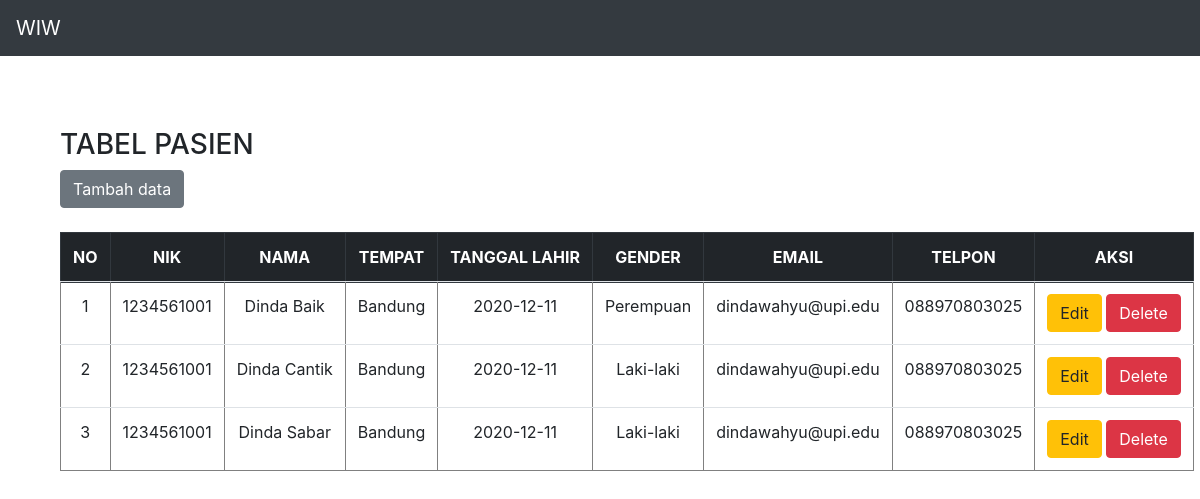
The page / on the database its author committed.
### tables this page shows
CREATE TABLE `pasien` (
  `id` int(11) NOT NULL,
  `nik` varchar(100) NOT NULL,
  `nama` varchar(100) NOT NULL,
  `tempat` varchar(100) NOT NULL,
  `tl` varchar(100) NOT NULL,
  `gender` varchar(10) NOT NULL,
  `email` varchar(100) NOT NULL,
  `telp` varchar(100) NOT NULL
);

### presenter/ProsesPasien.php (called while the page is built, shortened)
<?php
class ProsesPasien implements KontrakPresenter
{
	private $tabelpasien;
	private $data = [];
	function __construct()
	{
		try {
			$db_host = "localhost";
			$db_user = "root";
			$db_password = "";
			$db_name = "pasien";
			$this->tabelpasien = new TabelPasien($db_host, $db_user, $db_password, $db_name);
			$this->data = array();
		} catch (Exception $e) {
			echo "wiw error" . $e->getMessage();
		}
	}
	function prosesDataPasien()
	{
		try {
			$this->tabelpasien->open();
			$this->tabelpasien->getPasien();
			while ($row = $this->tabelpasien->getResult()) {
				$this->data[] = $row;
			}
		} catch (Exception $e) {
			echo "wiw error part 2" . $e->getMessage();
		}
	}
	function getId($i)
	{
		return $this->data[$i]['id'];
	}
	function getNik($i)
	{
		return $this->data[$i]['nik'];
	}
	function getNama($i)
	{
		return $this->data[$i]['nama'];
	}
	function getTempat($i)
	{
		return $this->data[$i]['tempat'];
	}
	function getTl($i)
	{
		return $this->data[$i]['tl'];
	}
	function getGender($i)
	{
		return $this->data[$i]['gender'];
	}
	function getEmail($i)
	{
		return $this->data[$i]['email'];
	}
	function getTelp($i)
	{
		return $this->data[$i]['telp'];
	}
	function getSize()
	{
		return sizeof($this->data);
	}
}

### index.php (called while the page is built, shortened)
<?php
include("model/Template.class.php");
include("model/DB.class.php");
include("view/TampilPasien.php");
$tp = new TampilPasien();
$data = $tp->tampil();

### model/DB.class.php (called while the page is built, shortened)
<?php
class DB
{
	var $db_host = '';
	var $db_user = '';
	var $db_password = '';
	var $db_name = '';
	var $db_link = '';
	function __construct($db_host = '', $db_user = '', $db_password = '', $db_name = '')
	{
		$this->db_host = $db_host;
		$this->db_user = $db_user;
		$this->db_password = $db_password;
		$this->db_name = $db_name;
	}
	function open()
	{
		$this->db_link = mysqli_connect($this->db_host, $this->db_user, $this->db_password, $this->db_name);
	}
	function execute($query = "")
	{
		$this->result = mysqli_query($this->db_link, $query);
		return $this->result;
	}
}

### model/TabelPasien.class.php (called while the page is built, shortened)
<?php
class TabelPasien extends DB
{
	function getPasien()
	{
		$query = "SELECT * FROM pasien";
		return $this->execute($query);
	}
}

### view/TampilPasien.php (the view, shortened to what this page needs)
<?php
include("presenter/ProsesPasien.php");
class TampilPasien implements KontrakView
{
	private $prosespasien;
	function __construct()
	{
		$this->prosespasien = new ProsesPasien();
	}
	function tampil()
	{
		$this->prosespasien->prosesDataPasien();
		$data = null;
		for ($i = 0; $i < $this->prosespasien->getSize(); $i++) {
			$no = $i + 1;
			$data .= "<tr>
			<td>" . $no . "</td>
			<td>" . $this->prosespasien->getNik($i) . "</td>
			<td>" . $this->prosespasien->getNama($i) . "</td>
			<td>" . $this->prosespasien->getTempat($i) . "</td>
			<td>" . $this->prosespasien->getTl($i) . "</td>
			<td>" . $this->prosespasien->getGender($i) . "</td>
			<td>" . $this->prosespasien->getEmail($i) . "</td>
			<td>" . $this->prosespasien->getTelp($i) . "</td>
			<td>
				<a href='insert.php?id=" . $i . "'><button class='btn btn-warning'>Edit</button></a>
				<a href='index.php?id=" . $this->prosespasien->getId($i) . "'><button class='btn btn-danger'>Delete</button></a>
			</td>
			</tr>";
		}
	}
}

### model/Template.class.php (shortened to what this page needs)
<?php
class Template{
	var $content = '';
	function __construct($filename = ''){
		$this->content = implode('', @file($filename));
	}
	function clear(){
		$this->content = preg_replace("/DATA_[A-Z|_|0-9]+/", "", $this->content);
	}
	function write(){
		print $this->content;
	}
	function replace($old = '', $new = ''){
		if(is_int($new)){
			$value = sprintf("%d", $new);
		}elseif(is_float($new)){
			$value = sprintf("%f", $new);
		}elseif(is_array($new)){
			$value = '';
			foreach( $new as $item){
				$value .= $item. '';
			}
		}else{
			$value = $new;
		}
		$this->content = preg_replace("/$old/",  $value, $this->content);
	}
}

### rows shown on the page
pasien: no "1", nik "1234561001", nama "Dinda Baik", tempat "Bandung", tl "2020-12-11", gender "Perempuan", email "dindawahyu@upi.edu", telp "088970803025"
pasien: no "2", nik "1234561001", nama "Dinda Cantik", tempat "Bandung", tl "2020-12-11", gender "Laki-laki", email "dindawahyu@upi.edu", telp "088970803025"
pasien: no "3", nik "1234561001", nama "Dinda Sabar", tempat "Bandung", tl "2020-12-11", gender "Laki-laki", email "dindawahyu@upi.edu", telp "088970803025"

### other values the page prints
$this->content "WIW TABEL PASIEN Tambah data NO NIK NAMA TEMPAT TANGGAL LAHIR GENDER EMAIL TELPON AKSI"
